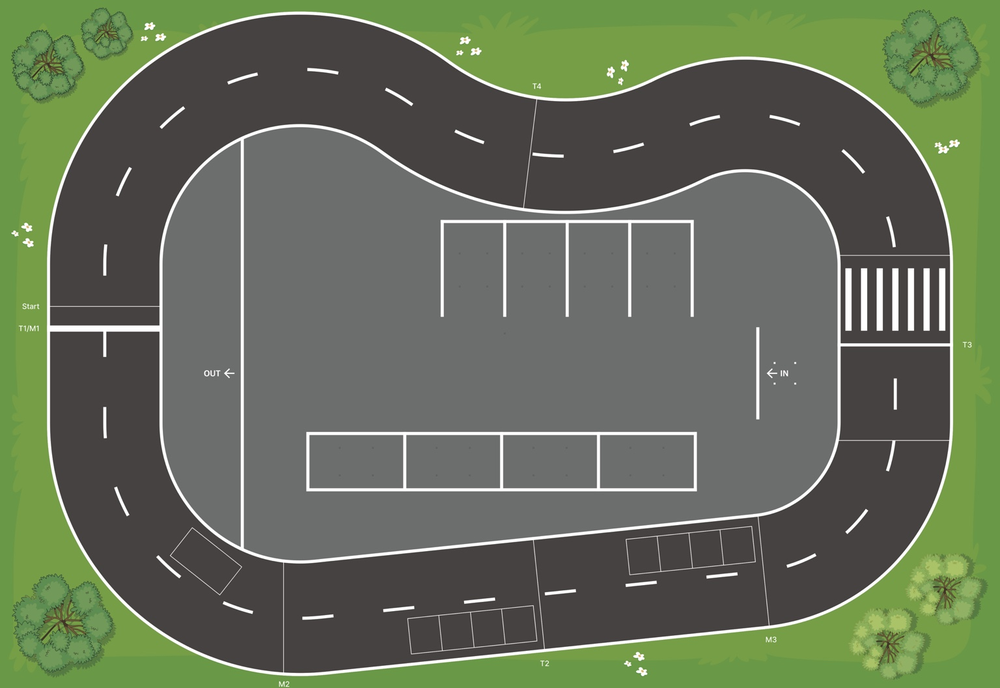
#> input picture planning/track_line_export/input_track_texture.png, 1000 x 688 px, shrunk from 1536 x 1056 before the run
$ python extract_texture_parking_lines.py
#> lines starting #> are read from the running program, lines starting #| are printed output that depends on the picture; after the words box and inside, x2 and y2 are one past the last pixel; in counts of white or black regions, pixels touching at a corner belong together
#!/usr/bin/env python3
"""
Extract parking-lot marking line segments from the toy track texture.

This is intentionally separate from extract_texture_track_lines_wide.py so the
closed-loop driving centerline CSV remains untouched. The output is segment
oriented: one row is one parking marking line, with pixel, drawing-mm, and map
coordinates for both endpoints.
"""

import argparse
import os
from dataclasses import dataclass

import cv2
import numpy as np
import pandas as pd


@dataclass
class AxisSegment:
    orientation: str
    line: float
    start: float
    end: float
    length: float
    evidence_count: int = 1


# [5 lines left out: function parse_rgb, not called in this run]


def mm_to_world(
    x_mm: float,
    y_mm: float,
    scale_width_mm: float,
    scale_height_mm: float,
    map_x_min: float,
    map_x_max: float,
    map_y_min: float,
    map_y_max: float,
    map_swap_xy: bool,
    map_flip_x: bool,
    map_flip_y: bool,
) -> tuple[float, float]:
    u = x_mm / scale_width_mm
    v = y_mm / scale_height_mm

    xn = v if map_swap_xy else u
    yn = u if map_swap_xy else v
    if map_flip_x:
        xn = 1.0 - xn
    if map_flip_y:
        yn = 1.0 - yn

    return (
        map_x_min + xn * (map_x_max - map_x_min),
        map_y_min + yn * (map_y_max - map_y_min),
    )


def px_to_mm(
    x_px: float,
    y_px: float,
    image_width: int,
    image_height: int,
    scale_width_mm: float,
    scale_height_mm: float,
) -> tuple[float, float]:
    return (
        x_px * scale_width_mm / float(image_width),
        y_px * scale_height_mm / float(image_height),
    )


def build_parking_surface_mask(
    image_bgr: np.ndarray,
    parking_gray_rgb: tuple[int, int, int],
    gray_distance: float,
    close_kernel: int,
    open_kernel: int,
) -> np.ndarray:
    image_rgb = cv2.cvtColor(image_bgr, cv2.COLOR_BGR2RGB)
    target = np.array(parking_gray_rgb, dtype=np.int16)
    dist = np.linalg.norm(image_rgb.astype(np.int16) - target, axis=2)
    mask = (dist <= gray_distance).astype("uint8") * 255

    if close_kernel > 1:
        mask = cv2.morphologyEx(
            mask,
            cv2.MORPH_CLOSE,
            cv2.getStructuringElement(cv2.MORPH_ELLIPSE, (close_kernel, close_kernel)),
            iterations=2,
        )
    if open_kernel > 1:
        mask = cv2.morphologyEx(
            mask,
            cv2.MORPH_OPEN,
            cv2.getStructuringElement(cv2.MORPH_ELLIPSE, (open_kernel, open_kernel)),
            iterations=1,
        )

    num, labels, stats, _ = cv2.connectedComponentsWithStats(mask, 8)
    if num < 2:
        raise RuntimeError("No parking-lot gray surface found. Try increasing --gray-distance.")

    main_label = 1 + int(np.argmax(stats[1:, cv2.CC_STAT_AREA]))
    return (labels == main_label).astype("uint8") * 255


def detect_axis_segments(
    image_bgr: np.ndarray,
    parking_surface: np.ndarray,
    roi_dilation_kernel: int,
    roi_dilation_iterations: int,
    white_saturation_max: int,
    white_value_min: int,
    hough_threshold: int,
    min_line_length: float,
    max_line_gap: float,
    axis_angle_tolerance_deg: float,
) -> tuple[list[AxisSegment], np.ndarray, np.ndarray]:
    roi = cv2.dilate(
        parking_surface,
        cv2.getStructuringElement(
            cv2.MORPH_ELLIPSE, (roi_dilation_kernel, roi_dilation_kernel)),
        iterations=roi_dilation_iterations,
    )

    hsv = cv2.cvtColor(image_bgr, cv2.COLOR_BGR2HSV)
    _, saturation, value = cv2.split(hsv)
    white = ((saturation <= white_saturation_max) & (value >= white_value_min)).astype("uint8") * 255
    white = cv2.bitwise_and(white, roi)
    white = cv2.morphologyEx(
        white,
        cv2.MORPH_CLOSE,
        cv2.getStructuringElement(cv2.MORPH_RECT, (5, 5)),
        iterations=1,
    )

    edges = cv2.Canny(white, 50, 150)
    hough = cv2.HoughLinesP(
        edges,
        rho=1,
        theta=np.pi / 180.0,
        threshold=hough_threshold,
        minLineLength=int(round(min_line_length)),
        maxLineGap=int(round(max_line_gap)),
    )

    segments: list[AxisSegment] = []
    if hough is None:
        return segments, white, roi

    for x1, y1, x2, y2 in hough[:, 0, :].astype(float):
        dx = x2 - x1
        dy = y2 - y1
        length = float(np.hypot(dx, dy))
        if length < min_line_length:
            continue

        angle = (np.degrees(np.arctan2(dy, dx)) + 180.0) % 180.0
        horizontal_error = min(abs(angle), abs(angle - 180.0))
        vertical_error = abs(angle - 90.0)

        if horizontal_error <= axis_angle_tolerance_deg:
            start, end = sorted((x1, x2))
            segments.append(AxisSegment("horizontal", (y1 + y2) * 0.5, start, end, end - start))
        elif vertical_error <= axis_angle_tolerance_deg:
            start, end = sorted((y1, y2))
            segments.append(AxisSegment("vertical", (x1 + x2) * 0.5, start, end, end - start))

    return segments, white, roi


def merge_axis_segments(
    raw_segments: list[AxisSegment],
    merge_distance_px: float,
    merge_gap_px: float,
    min_merged_length_px: float,
) -> list[AxisSegment]:
    merged: list[AxisSegment] = []

    for orientation in ("horizontal", "vertical"):
        candidates = sorted(
            [seg for seg in raw_segments if seg.orientation == orientation],
            key=lambda seg: (seg.line, seg.start, seg.end),
        )

        clusters: list[list[AxisSegment]] = []
        for segment in candidates:
            matched_cluster = None
            for cluster in clusters:
                line_values = [item.line for item in cluster]
                start_values = [item.start for item in cluster]
                end_values = [item.end for item in cluster]
                cluster_line = float(np.mean(line_values))
                cluster_start = min(start_values)
                cluster_end = max(end_values)
                overlaps_or_touches = segment.start <= cluster_end + merge_gap_px and (
                    segment.end + merge_gap_px >= cluster_start)
                if abs(segment.line - cluster_line) <= merge_distance_px and overlaps_or_touches:
                    matched_cluster = cluster
                    break

            if matched_cluster is None:
                clusters.append([segment])
            else:
                matched_cluster.append(segment)

        for cluster in clusters:
            weights = np.array([max(item.length, 1.0) for item in cluster], dtype=float)
            line = float(np.average([item.line for item in cluster], weights=weights))
            start = float(min(item.start for item in cluster))
            end = float(max(item.end for item in cluster))
            length = end - start
            if length >= min_merged_length_px:
                merged.append(AxisSegment(
                    orientation=orientation,
                    line=line,
                    start=start,
                    end=end,
                    length=length,
                    evidence_count=len(cluster),
                ))

    return sorted(
        merged,
        key=lambda seg: (
            0 if seg.orientation == "horizontal" else 1,
            seg.line,
            seg.start,
            seg.end,
        ),
    )


def endpoints_for_segment(segment: AxisSegment) -> tuple[float, float, float, float]:
    if segment.orientation == "horizontal":
        return segment.start, segment.line, segment.end, segment.line
    return segment.line, segment.start, segment.line, segment.end


def infer_line_role(segment: AxisSegment, cx_px: float, cy_px: float) -> str:
    if segment.orientation == "horizontal":
        return "top_slot_header" if cy_px < 520.0 else "bottom_slot_edge"
    if segment.length >= 250.0:
        return "parking_lot_boundary"
    if cx_px > 1250.0:
        return "right_approach_marking"
    if cx_px > 1120.0 and 450.0 <= cy_px <= 680.0:
        return "entry_direction_marking"
    if cy_px < 560.0:
        return "top_slot_separator"
    if cy_px > 620.0:
        return "bottom_slot_separator"
    return "parking_marking"


def segments_to_dataframe(
    segments: list[AxisSegment],
    image_width: int,
    image_height: int,
    scale_width_mm: float,
    scale_height_mm: float,
    map_x_min: float,
    map_x_max: float,
    map_y_min: float,
    map_y_max: float,
    map_swap_xy: bool,
    map_flip_x: bool,
    map_flip_y: bool,
) -> pd.DataFrame:
    rows = []
    for line_id, segment in enumerate(segments):
        x1_px, y1_px, x2_px, y2_px = endpoints_for_segment(segment)
        cx_px = (x1_px + x2_px) * 0.5
        cy_px = (y1_px + y2_px) * 0.5
        x1_mm, y1_mm = px_to_mm(
            x1_px, y1_px, image_width, image_height, scale_width_mm, scale_height_mm)
        x2_mm, y2_mm = px_to_mm(
            x2_px, y2_px, image_width, image_height, scale_width_mm, scale_height_mm)
        cx_mm, cy_mm = px_to_mm(
            cx_px, cy_px, image_width, image_height, scale_width_mm, scale_height_mm)
        x1_m, y1_m = mm_to_world(
            x1_mm, y1_mm, scale_width_mm, scale_height_mm,
            map_x_min, map_x_max, map_y_min, map_y_max,
            map_swap_xy, map_flip_x, map_flip_y)
        x2_m, y2_m = mm_to_world(
            x2_mm, y2_mm, scale_width_mm, scale_height_mm,
            map_x_min, map_x_max, map_y_min, map_y_max,
            map_swap_xy, map_flip_x, map_flip_y)
        cx_m, cy_m = mm_to_world(
            cx_mm, cy_mm, scale_width_mm, scale_height_mm,
            map_x_min, map_x_max, map_y_min, map_y_max,
            map_swap_xy, map_flip_x, map_flip_y)
        length_px = float(np.hypot(x2_px - x1_px, y2_px - y1_px))
        length_mm = float(np.hypot(x2_mm - x1_mm, y2_mm - y1_mm))
        length_m = float(np.hypot(x2_m - x1_m, y2_m - y1_m))
        angle_deg = float(np.degrees(np.arctan2(y2_px - y1_px, x2_px - x1_px)))
        line_role = infer_line_role(segment, cx_px, cy_px)

        rows.append({
            "line_id": line_id,
            "line_type": "parking_marking",
            "line_role": line_role,
            "orientation": segment.orientation,
            "x1_px": x1_px,
            "y1_px": y1_px,
            "x2_px": x2_px,
            "y2_px": y2_px,
            "center_x_px": cx_px,
            "center_y_px": cy_px,
            "x1_mm": x1_mm,
            "y1_mm": y1_mm,
            "x2_mm": x2_mm,
            "y2_mm": y2_mm,
            "center_x_mm": cx_mm,
            "center_y_mm": cy_mm,
            "x1_m": x1_m,
            "y1_m": y1_m,
            "x2_m": x2_m,
            "y2_m": y2_m,
            "center_x_m": cx_m,
            "center_y_m": cy_m,
            "length_px": length_px,
            "length_mm": length_mm,
            "length_m": length_m,
            "angle_deg": angle_deg,
            "evidence_count": segment.evidence_count,
        })
    return pd.DataFrame(rows)


def draw_preview(
    image_bgr: np.ndarray,
    roi: np.ndarray,
    white: np.ndarray,
    segments: list[AxisSegment],
    preview_path: str,
) -> None:
    preview = image_bgr.copy()
    green_overlay = np.zeros_like(preview)
    green_overlay[:, :, 1] = 120
    preview = np.where(
        roi[:, :, None] > 0,
        cv2.addWeighted(preview, 0.72, green_overlay, 0.28, 0),
        preview,
    )

    white_overlay = np.zeros_like(preview)
    white_overlay[:, :] = (220, 220, 220)
    preview = np.where(
        white[:, :, None] > 0,
        cv2.addWeighted(preview, 0.35, white_overlay, 0.65, 0),
        preview,
    )

    for line_id, segment in enumerate(segments):
        x1, y1, x2, y2 = endpoints_for_segment(segment)
        color = (0, 255, 255) if segment.orientation == "horizontal" else (255, 0, 255)
        p1 = (int(round(x1)), int(round(y1)))
        p2 = (int(round(x2)), int(round(y2)))
        cv2.line(preview, p1, p2, color, 3, cv2.LINE_AA)
        cx = int(round((x1 + x2) * 0.5))
        cy = int(round((y1 + y2) * 0.5))
        cv2.circle(preview, (cx, cy), 4, color, -1, cv2.LINE_AA)
        cv2.putText(
            preview,
            str(line_id),
            (cx + 6, cy - 6),
            cv2.FONT_HERSHEY_SIMPLEX,
            0.5,
            (0, 0, 0),
            3,
            cv2.LINE_AA,
        )
        cv2.putText(
            preview,
            str(line_id),
            (cx + 6, cy - 6),
            cv2.FONT_HERSHEY_SIMPLEX,
            0.5,
            (255, 255, 255),
            1,
            cv2.LINE_AA,
        )

    legend = [
        ("parking ROI", (0, 120, 0)),
        ("horizontal marking", (0, 255, 255)),
        ("vertical marking", (255, 0, 255)),
    ]
    y = 28
    for text, color in legend:
        cv2.rectangle(preview, (18, y - 15), (40, y + 5), color, -1)
        cv2.putText(preview, text, (48, y), cv2.FONT_HERSHEY_SIMPLEX, 0.58, (0, 0, 0), 3, cv2.LINE_AA)
        cv2.putText(preview, text, (48, y), cv2.FONT_HERSHEY_SIMPLEX, 0.58, (255, 255, 255), 1, cv2.LINE_AA)
        y += 26

    os.makedirs(os.path.dirname(os.path.abspath(preview_path)) or ".", exist_ok=True)
    cv2.imwrite(preview_path, preview)


def extract_parking_lines(
    input_path: str,
    output_csv: str,
    preview_path: str | None,
    parking_gray_rgb: tuple[int, int, int],
    gray_distance: float,
    scale_width_mm: float,
    scale_height_mm: float,
    map_x_min: float,
    map_x_max: float,
    map_y_min: float,
    map_y_max: float,
    map_swap_xy: bool,
    map_flip_x: bool,
    map_flip_y: bool,
    white_saturation_max: int,
    white_value_min: int,
    hough_threshold: int,
    min_line_length: float,
    max_line_gap: float,
    axis_angle_tolerance_deg: float,
    merge_distance_px: float,
    merge_gap_px: float,
    min_merged_length_px: float,
) -> pd.DataFrame:
    image = cv2.imread(input_path)
    if image is None:
        raise FileNotFoundError(input_path)

    height, width = image.shape[:2]
    parking_surface = build_parking_surface_mask(
        image,
        parking_gray_rgb=parking_gray_rgb,
        gray_distance=gray_distance,
        close_kernel=17,
        open_kernel=7,
    )
    raw_segments, white, roi = detect_axis_segments(
        image,
        parking_surface=parking_surface,
        roi_dilation_kernel=17,
        roi_dilation_iterations=2,
        white_saturation_max=white_saturation_max,
        white_value_min=white_value_min,
        hough_threshold=hough_threshold,
        min_line_length=min_line_length,
        max_line_gap=max_line_gap,
        axis_angle_tolerance_deg=axis_angle_tolerance_deg,
    )
    merged_segments = merge_axis_segments(
        raw_segments,
        merge_distance_px=merge_distance_px,
        merge_gap_px=merge_gap_px,
        min_merged_length_px=min_merged_length_px,
    )

    df = segments_to_dataframe(
        merged_segments,
        image_width=width,
        image_height=height,
        scale_width_mm=scale_width_mm,
        scale_height_mm=scale_height_mm,
        map_x_min=map_x_min,
        map_x_max=map_x_max,
        map_y_min=map_y_min,
        map_y_max=map_y_max,
        map_swap_xy=map_swap_xy,
        map_flip_x=map_flip_x,
        map_flip_y=map_flip_y,
    )

    os.makedirs(os.path.dirname(os.path.abspath(output_csv)) or ".", exist_ok=True)
    df.to_csv(output_csv, index=False)

    if preview_path:
        draw_preview(image, roi, white, merged_segments, preview_path)

    return df


def main() -> None:
    parser = argparse.ArgumentParser()
    parser.add_argument("--input", default="input_track_texture.png")
    parser.add_argument("--output-csv", default="parking_lot_lines.csv")
    parser.add_argument("--preview", default="parking_lot_lines_preview.png")
    parser.add_argument("--parking-gray-rgb", type=parse_rgb, default=(108, 110, 109))
    parser.add_argument("--gray-distance", type=float, default=18.0)
    parser.add_argument("--scale-width-mm", type=float, default=16000.0)
    parser.add_argument("--scale-height-mm", type=float, default=11000.0)
    parser.add_argument("--map-x-min", type=float, default=-5.5)
    parser.add_argument("--map-x-max", type=float, default=5.5)
    parser.add_argument("--map-y-min", type=float, default=-8.0)
    parser.add_argument("--map-y-max", type=float, default=8.0)
    parser.add_argument("--map-swap-xy", action=argparse.BooleanOptionalAction, default=True)
    parser.add_argument("--map-flip-x", action=argparse.BooleanOptionalAction, default=True)
    parser.add_argument("--map-flip-y", action=argparse.BooleanOptionalAction, default=True)
    parser.add_argument("--white-saturation-max", type=int, default=45)
    parser.add_argument("--white-value-min", type=int, default=185)
    parser.add_argument("--hough-threshold", type=int, default=35)
    parser.add_argument("--min-line-length", type=float, default=60.0)
    parser.add_argument("--max-line-gap", type=float, default=8.0)
    parser.add_argument("--axis-angle-tolerance-deg", type=float, default=4.0)
    parser.add_argument("--merge-distance-px", type=float, default=10.0)
    parser.add_argument("--merge-gap-px", type=float, default=25.0)
    parser.add_argument("--min-merged-length-px", type=float, default=65.0)
    args = parser.parse_args()

    df = extract_parking_lines(
        input_path=args.input,
        output_csv=args.output_csv,
        preview_path=args.preview,
        parking_gray_rgb=args.parking_gray_rgb,
        gray_distance=args.gray_distance,
        scale_width_mm=args.scale_width_mm,
        scale_height_mm=args.scale_height_mm,
        map_x_min=args.map_x_min,
        map_x_max=args.map_x_max,
        map_y_min=args.map_y_min,
        map_y_max=args.map_y_max,
        map_swap_xy=args.map_swap_xy,
        map_flip_x=args.map_flip_x,
        map_flip_y=args.map_flip_y,
        white_saturation_max=args.white_saturation_max,
        white_value_min=args.white_value_min,
        hough_threshold=args.hough_threshold,
        min_line_length=args.min_line_length,
        max_line_gap=args.max_line_gap,
        axis_angle_tolerance_deg=args.axis_angle_tolerance_deg,
        merge_distance_px=args.merge_distance_px,
        merge_gap_px=args.merge_gap_px,
        min_merged_length_px=args.min_merged_length_px,
    )
#> in extract_parking_lines, image is the input picture: shape (688, 1000, 3); mean B, G, R 89.5, 111.7, 101.4
#> in build_parking_surface_mask, `dist = np.linalg.norm(image_rgb.astype(np.int16) - target, axis=2)`:
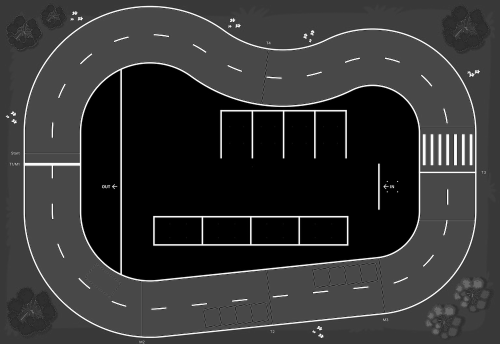
#> dist: shape (688, 1000) float64 (shown at 1/2 size); min 0, max 252.9, mean 51.7
#> in build_parking_surface_mask, `mask = (dist <= gray_distance).astype("uint8") * 255`:
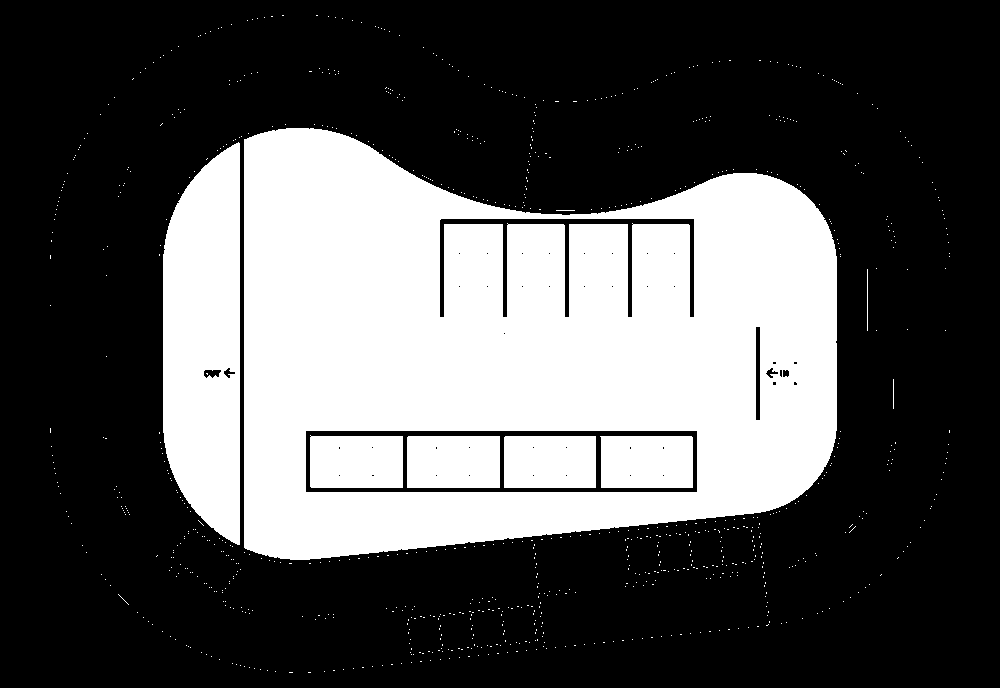
#> mask: shape (688, 1000); 33% white; 954 white regions (946 under 20 px), largest, box (x1, y1, x2, y2) and area: (244, 128, 837, 560) 180721, (163, 142, 240, 545) 25613, (407, 436, 500, 488) 4830
#> in build_parking_surface_mask, `mask = cv2.morphologyEx( mask, cv2.MORPH_CLOSE, cv2.getStructuringElem..`:
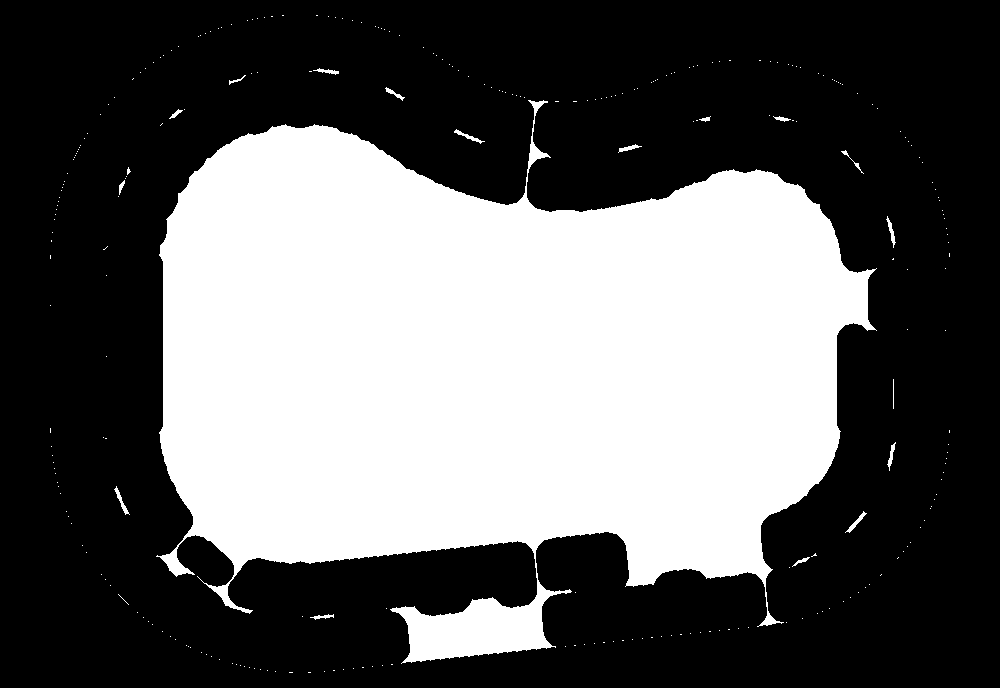
#> mask: shape (688, 1000); 38% white; 283 white regions (265 under 20 px), largest, box (x1, y1, x2, y2) and area: (156, 100, 877, 664) 259843, (114, 486, 130, 515) 105, (454, 129, 485, 144) 101
#> (the rest of the program and of its run is left out)
